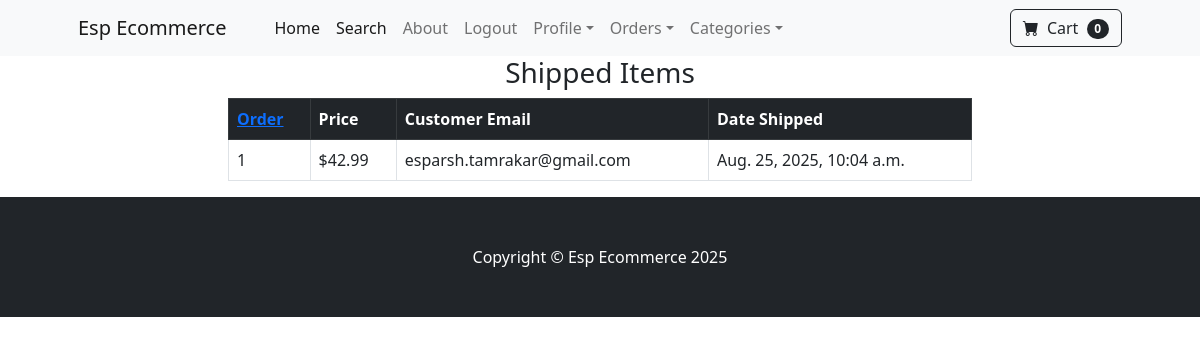
The page /payment/shipped_dash (signed in) on the database its author committed.
### payment/models.py (models this page shows, shortened)
class Order(models.Model):
  user=models.ForeignKey(User, on_delete=models.CASCADE, null=True, blank=True)
  full_name= models.CharField(max_length=255)
  email=models.EmailField(max_length=200)
  shipping_address=models.TextField()
  amount_paid=models.DecimalField(max_digits=10, decimal_places=2)
  date_ordered= models.DateTimeField(auto_now_add=True)
  shipped= models.BooleanField(default=False)
  date_shipped=models.DateTimeField(blank=True, null=True)

### payment/views.py (the view)
# urls.py: path('shipped_dash', views.shipped_dash, name='shipped_dash'),
def shipped_dash(request):
   if request.user.is_authenticated and request.user.is_superuser:
      orders= Order.objects.filter(shipped=True)
      return render(request, "payment/shipped_dash.html", {'orders':orders})
   else:
      messages.success(request, "Access Denied")
      return redirect('home')

### cart/cart.py (called while the page is built)
  def __len__(self):
    return len(self.cart)

### cart/context_processors.py (called while the page is built)
def cart(request):
  return {'cart': Cart(request)}

### payment/templates/payment/shipped_dash.html
{% extends 'base.html' %}
{% block content %}
        <div class="container">
          <div class="row">
            <center>
              <div class="col-8">
                <h3>Shipped Items</h3>
                  <table class="table table-stripped table-hover table-bordered ">
  <thead class="table-dark">
    <tr>
      <th scope="col"><a href="{% url 'orders' item.id %}">Order</a></th>
      <th scope="col">Price</th>
      <th scope="col">Customer Email</th>
      <th scope="col">Date Shipped</th>
    </tr>
  </thead>
  <tbody>
    {% for item in orders %}
    <tr>
      <td>{{item.id}}</td>
      <td>${{item.amount_paid}}</td>
      <td>{{item.email}}</td>
      <td>{{item.date_shipped}}</td>
    </tr>
   {% endfor %}
  </tbody>
</table>
              </div>
            </center>
          </div>
        </div>
{% endblock %}

### rows shown on the page
Order: id "1", amount_paid "42.99", email "esparsh.tamrakar@gmail.com", date_shipped "Aug. 25, 2025, 10:04 a.m."

### other values the page prints
{{ cart|length }} "0"
